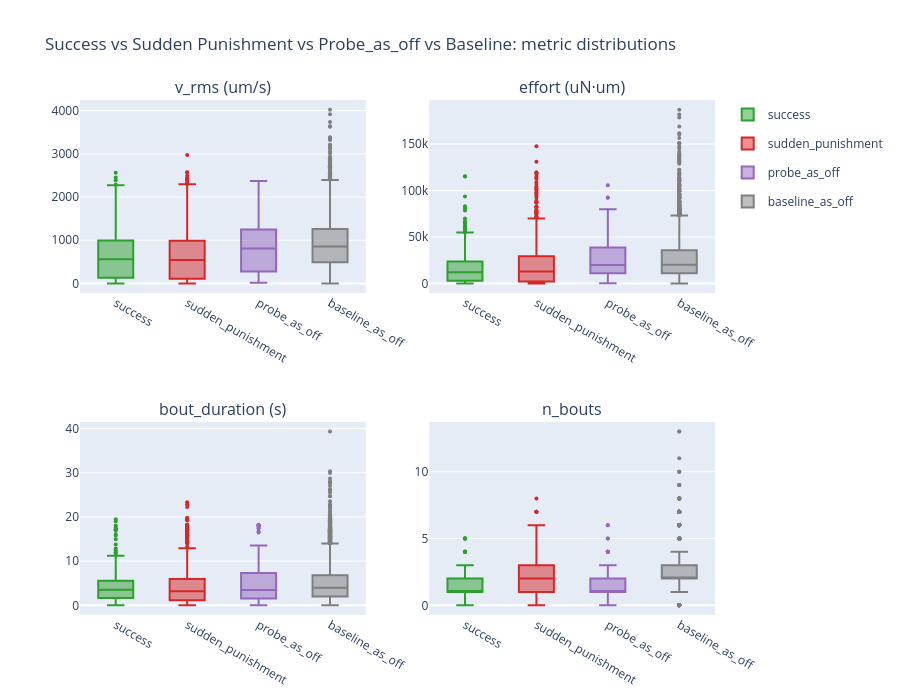

The notebook cell this image was saved under:
### Markdown cell above
`[F3-CMP-BOX]` All four trial types: box plots of v_rms, effort, bout duration and number of bouts.

### Code cell
# [F3-CMP-BOX]
# Side-by-side box plots: 3-way comparison
fig = make_subplots(rows=2, cols=2,
                    subplot_titles=['v_rms (um/s)', 'effort (uN\u00b7um)',
                                    'bout_duration (s)', 'n_bouts'])

for i, col in enumerate(['v_rms', 'effort', 'bout_duration', 'n_bouts']):
    row, c = divmod(i, 2)
    for tt in ['success', 'sudden_punishment', 'probe_as_off', 'baseline_as_off']:
        vals = combined.loc[combined['trial_type'] == tt, col]
        fig.add_trace(
            go.Box(y=vals, name=tt, legendgroup=tt,
                   showlegend=(i == 0),
                   marker=dict(size=4, color=type_colors[tt])),
            row=row + 1, col=c + 1,
        )

fig.update_layout(height=700, width=900,
                  title='Success vs Sudden Punishment vs Probe_as_off vs Baseline: metric distributions')
fig.show()

### Figure 1 — Plotly figure (JSON) as saved in the notebook; plotly's stock layout.template omitted (floating-point values rounded to 4 significant figures; data arrays with more than 128 entries replaced by an {"elided": "..."} marker saying what was removed)
{"data": [{"legendgroup": "success", "marker": {"color": "#2ca02c", "size": 4}, "name": "success", "showlegend": true, "type": "box", "xaxis": "x", "y": {"elided": "518 float values"}, "yaxis": "y"}, {"legendgroup": "sudden_punishment", "marker": {"color": "#d62728", "size": 4}, "name": "sudden_punishment", "showlegend": true, "type": "box", "xaxis": "x", "y": {"elided": "640 float values"}, "yaxis": "y"}, {"legendgroup": "probe_as_off", "marker": {"color": "#9467bd", "size": 4}, "name": "probe_as_off", "showlegend": true, "type": "box", "xaxis": "x", "y": [837.0, 1352.0, 1403.0, 349.6, 977.5, 1345.0, 618.2, 988.8, 1337.0, 1844.0, 1375.0, 407.8, 545.7, 516.0, 807.7, 230.7, 128.0, 1626.0, 82.97, 1039.0, 627.0, 37.69, 67.78, 47.34, 21.18, 22.89, 927.7, 220.5, 1072.0, 1088.0, 1598.0, 1950.0, 1135.0, 17.97, 1960.0, 983.1, 627.0, 720.4, 273.2, 249.2, 284.8, 29.48, 277.7, 266.7, 292.1, 232.0, 964.2, 671.3, 326.3, 470.4, 358.4, 909.9, 1602.0, 1040.0, 2370.0, 1437.0, 1454.0, 2006.0, 514.1, 1982.0, 977.6, 655.3, 143.8, 875.5, 593.3, 1358.0, 1192.0, 1877.0, 1531.0, 858.7, 1756.0, 903.7, 507.8, 519.2, 564.7, 983.8, 1223.0, 577.6, 1365.0, 909.9, 760.2, 804.7, 1164.0, 21.91, 44.74, 1513.0, 39.72, 32.44, 60.23, 25.09, 54.39, 943.3, 1269.0, 872.3, 1262.0], "yaxis": "y"}, {"legendgroup": "baseline_as_off", "marker": {"color": "#7f7f7f", "size": 4}, "name": "baseline_as_off", "showlegend": true, "type": "box", "xaxis": "x", "y": {"elided": "3683 float values"}, "yaxis": "y"}, {"legendgroup": "success", "marker": {"color": "#2ca02c", "size": 4}, "name": "success", "showlegend": false, "type": "box", "xaxis": "x2", "y": {"elided": "518 float values"}, "yaxis": "y2"}, {"legendgroup": "sudden_punishment", "marker": {"color": "#d62728", "size": 4}, "name": "sudden_punishment", "showlegend": false, "type": "box", "xaxis": "x2", "y": {"elided": "640 float values"}, "yaxis": "y2"}, {"legendgroup": "probe_as_off", "marker": {"color": "#9467bd", "size": 4}, "name": "probe_as_off", "showlegend": false, "type": "box", "xaxis": "x2", "y": [25490.0, 60890.0, 63520.0, 14160.0, 49580.0, 79860.0, 22820.0, 39650.0, 54370.0, 105600.0, 71500.0, 18170.0, 17950.0, 9782.0, 22860.0, 12220.0, 6071.0, 38060.0, 1870.0, 31850.0, 13200.0, 774.1, 1674.0, 210.9, 901.7, 504.3, 17330.0, 19860.0, 62910.0, 43360.0, 75180.0, 71590.0, 32010.0, 207.4, 92210.0, 21080.0, 14360.0, 47190.0, 19930.0, 18820.0, 20370.0, 1246.0, 24450.0, 22890.0, 22680.0, 13070.0, 12580.0, 21100.0, 9689.0, 15670.0, 7942.0, 39270.0, 40800.0, 43060.0, 65160.0, 55350.0, 32730.0, 73380.0, 5499.0, 77340.0, 28900.0, 14940.0, 9887.0, 27020.0, 28210.0, 33070.0, 37610.0, 92570.0, 53010.0, 13570.0, 28130.0, 20330.0, 10730.0, 7554.0, 10220.0, 26810.0, 38910.0, 15170.0, 17910.0, 19190.0, 17010.0, 14300.0, 28000.0, 1300.0, 551.6, 27320.0, 1500.0, 1303.0, 2574.0, 366.4, 462.4, 19740.0, 18700.0, 19210.0, 18250.0], "yaxis": "y2"}, {"legendgroup": "baseline_as_off", "marker": {"color": "#7f7f7f", "size": 4}, "name": "baseline_as_off", "showlegend": false, "type": "box", "xaxis": "x2", "y": {"elided": "3683 float values"}, "yaxis": "y2"}, {"legendgroup": "success", "marker": {"color": "#2ca02c", "size": 4}, "name": "success", "showlegend": false, "type": "box", "xaxis": "x3", "y": {"elided": "518 float values"}, "yaxis": "y3"}, {"legendgroup": "sudden_punishment", "marker": {"color": "#d62728", "size": 4}, "name": "sudden_punishment", "showlegend": false, "type": "box", "xaxis": "x3", "y": {"elided": "640 float values"}, "yaxis": "y3"}, {"legendgroup": "probe_as_off", "marker": {"color": "#9467bd", "size": 4}, "name": "probe_as_off", "showlegend": false, "type": "box", "xaxis": "x3", "y": [6.635, 4.475, 3.26, 0.8, 4.478, 17.37, 2.99, 11.02, 8.318, 0.6225, 12.5, 0.37, 0.425, 0.86, 0.365, 0.415, 0.395, 3.237, 0.855, 5.587, 1.71, 0.38, 3.66, 2.105, 0.0, 0.0, 2.4, 17.78, 4.302, 6.185, 4.242, 2.942, 5.42, 0.0, 3.173, 3.482, 2.88, 13.57, 18.04, 18.11, 18.1, 0.0, 18.21, 18.09, 18.09, 18.1, 2.56, 8.693, 7.425, 7.075, 5.25, 8.909, 5.642, 8.018, 16.74, 0.335, 4.06, 6.892, 2.9, 8.147, 5.88, 2.495, 16.46, 2.045, 17.5, 5.229, 7.861, 12.0, 6.205, 1.155, 2.59, 1.793, 4.613, 0.8466, 2.821, 4.167, 0.6677, 2.965, 5.64, 11.93, 5.555, 5.415, 4.247, 0.0, 1.565, 0.475, 1.285, 1.515, 1.99, 0.0, 1.145, 1.845, 1.8, 1.833, 2.98], "yaxis": "y3"}, {"legendgroup": "baseline_as_off", "marker": {"color": "#7f7f7f", "size": 4}, "name": "baseline_as_off", "showlegend": false, "type": "box", "xaxis": "x3", "y": {"elided": "3683 float values"}, "yaxis": "y3"}, {"legendgroup": "success", "marker": {"color": "#2ca02c", "size": 4}, "name": "success", "showlegend": false, "type": "box", "xaxis": "x4", "y": {"elided": "518 int values"}, "yaxis": "y4"}, {"legendgroup": "sudden_punishment", "marker": {"color": "#d62728", "size": 4}, "name": "sudden_punishment", "showlegend": false, "type": "box", "xaxis": "x4", "y": {"elided": "640 int values"}, "yaxis": "y4"}, {"legendgroup": "probe_as_off", "marker": {"color": "#9467bd", "size": 4}, "name": "probe_as_off", "showlegend": false, "type": "box", "xaxis": "x4", "y": [1, 2, 5, 2, 2, 1, 2, 1, 1, 2, 1, 6, 4, 5, 4, 6, 4, 1, 2, 1, 2, 2, 1, 1, 0, 0, 1, 1, 3, 2, 3, 2, 2, 0, 2, 1, 1, 2, 1, 1, 1, 0, 1, 1, 1, 1, 1, 1, 1, 1, 1, 1, 2, 4, 1, 3, 3, 2, 2, 1, 1, 4, 1, 2, 1, 1, 1, 1, 1, 3, 1, 2, 3, 3, 1, 1, 4, 3, 1, 1, 2, 1, 3, 0, 1, 3, 2, 2, 2, 0, 1, 4, 3, 3, 1], "yaxis": "y4"}, {"legendgroup": "baseline_as_off", "marker": {"color": "#7f7f7f", "size": 4}, "name": "baseline_as_off", "showlegend": false, "type": "box", "xaxis": "x4", "y": {"elided": "3683 int values"}, "yaxis": "y4"}], "layout": {"annotations": [{"font": {"size": 16}, "showarrow": false, "text": "v_rms (um/s)", "x": 0.225, "xanchor": "center", "xref": "paper", "y": 1, "yanchor": "bottom", "yref": "paper"}, {"font": {"size": 16}, "showarrow": false, "text": "effort (uN·um)", "x": 0.775, "xanchor": "center", "xref": "paper", "y": 1, "yanchor": "bottom", "yref": "paper"}, {"font": {"size": 16}, "showarrow": false, "text": "bout_duration (s)", "x": 0.225, "xanchor": "center", "xref": "paper", "y": 0.375, "yanchor": "bottom", "yref": "paper"}, {"font": {"size": 16}, "showarrow": false, "text": "n_bouts", "x": 0.775, "xanchor": "center", "xref": "paper", "y": 0.375, "yanchor": "bottom", "yref": "paper"}], "height": 700, "title": {"text": "Success vs Sudden Punishment vs Probe_as_off vs Baseline: metric distributions"}, "width": 900, "xaxis": {"anchor": "y", "domain": [0, 0.45]}, "xaxis2": {"anchor": "y2", "domain": [0.55, 1]}, "xaxis3": {"anchor": "y3", "domain": [0, 0.45]}, "xaxis4": {"anchor": "y4", "domain": [0.55, 1]}, "yaxis": {"anchor": "x", "domain": [0.625, 1]}, "yaxis2": {"anchor": "x2", "domain": [0.625, 1]}, "yaxis3": {"anchor": "x3", "domain": [0, 0.375]}, "yaxis4": {"anchor": "x4", "domain": [0, 0.375]}}}
